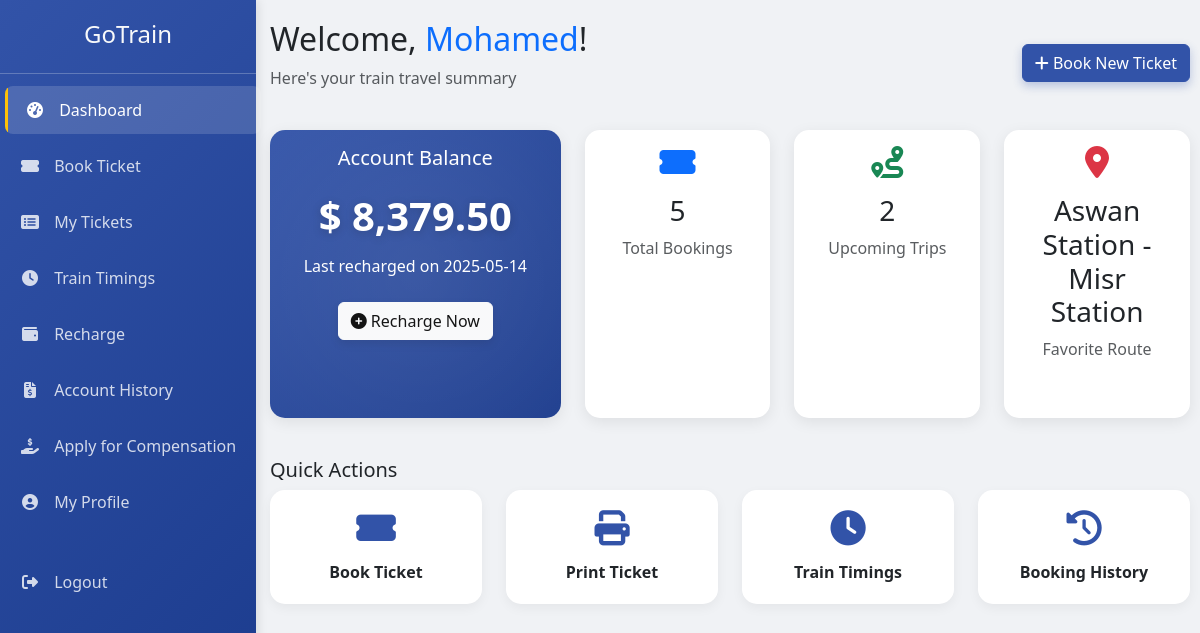
The app's page /views/Dashboard/index.php (signed in) with its own data.
### tables this page shows
CREATE TABLE `users` (
  `user_id` int(11) NOT NULL,
  `username` varchar(100) DEFAULT NULL,
  `email` varchar(100) DEFAULT NULL,
  `password` varchar(255) DEFAULT NULL,
  `balance` decimal(10,2) DEFAULT 0.00,
  `last_recharge_date` date DEFAULT NULL,
  `roleid` int(11) NOT NULL,
  `role` varchar(20) NOT NULL DEFAULT 'user',
  `created_at` timestamp NOT NULL DEFAULT current_timestamp(),
  `updated_at` timestamp NOT NULL DEFAULT current_timestamp() ON UPDATE current_timestamp()
);

### controllers/DashboardController.php (called while the page is built, shortened)
<?php
require_once __DIR__ . '/../models/User.php';
require_once __DIR__ . '/../models/Booking.php';
class DashboardController {
    private User $user;
    private Booking $booking;
    public function __construct(User $user, Booking $booking) {
        $this->user = $user;
        $this->booking = $booking;
    }
    public function index(): void {
        $userId = $_SESSION['user_id'];
        $userData = $this->user->getUserById($userId);
        $stats = [
            'total_bookings' => $this->booking->countTotalBookings($userId),
            'upcoming_trips' => $this->booking->countUpcomingTrips($userId),
            'favorite_route' => $this->user->getFavoriteRoute($userId)
        ];
        $data = [
            'user' => [
                'name' => $this->user->name,
                'balance' => $this->user->balance,
                'last_recharge_date' => $this->user->last_recharge_date
            ],
            'stats' => $stats
        ];
        require_once __DIR__ . '/../views/Dashboard/default.php';
    }
}

### views/Dashboard/index.php (called while the page is built, shortened)
<?php
require_once '../../models/User.php';
require_once '../../models/Booking.php';
require_once '../../controllers/DashboardController.php';
$db = DBController::getInstance()->getConnection();
$userModel = new User($db);
$bookingModel = new Booking($db);
$controller = new DashboardController($userModel, $bookingModel);
$controller->index();
?>

### models/User.php (called while the page is built, shortened)
<?php
class User
{
    private PDO $conn;
    private string $table_name = "users";
    public function __construct(DBController|PDO $db)
    {
        if ($db instanceof DBController) {
            $conn = $db->getConnection();
            if (!$conn instanceof PDO) {
                throw new InvalidArgumentException("DBController did not provide a valid PDO connection to User model.");
            }
            $this->conn = $conn;
        } elseif ($db instanceof PDO) {
            $this->conn = $db;
        } else {
            throw new InvalidArgumentException("User model requires a PDO connection or a DBController that provides one.");
        }
    }
    public function getConnection(): PDO
    {
        return $this->conn;
    }
    public function getUserById(int $id): bool
    {
        $query = "SELECT * FROM " . $this->table_name . " WHERE user_id = ? LIMIT 1";
        try {
            $stmt = $this->conn->prepare($query);
            $stmt->bindParam(1, $id, PDO::PARAM_INT);
            $stmt->execute();
            $row = $stmt->fetch(PDO::FETCH_ASSOC);
            if ($row) {
                $this->name = $row['username'];
                $this->balance = (float)$row['balance'];
                $this->last_recharge_date = $row['last_recharge_date'];
                return true;
            }
            return false;
        } catch (PDOException $e) {
            error_log("User::getUserById - PDOException: " . $e->getMessage() . " for UserID: " . $id);
            return false;
        }
    }
    public function getFavoriteRoute(int $user_id): string
    {
        $query = "SELECT source_station, destination_station, COUNT(*) as count
                 FROM bookings
                 WHERE bookings.user_id = ?
                 AND source_station IS NOT NULL AND destination_station IS NOT NULL
                 GROUP BY bookings.source_station, bookings.destination_station
                 ORDER BY count DESC
                 LIMIT 1";
        try {
            $stmt = $this->conn->prepare($query);
            $stmt->bindParam(1, $user_id, PDO::PARAM_INT);
            $stmt->execute();
            $row = $stmt->fetch(PDO::FETCH_ASSOC);
            if ($row) {
                return $row['source_station'] . ' - ' . $row['destination_station'];
            }
            return "None";
        } catch (PDOException $e) {
            error_log("User::getFavoriteRoute - PDOException: " . $e->getMessage() . " for UserID: " . $user_id);
            return "Error";
        }
    }
}

### models/Booking.php (called while the page is built, shortened)
<?php
class Booking
{
    private $conn;
    private $table_name = "bookings";
    public function __construct($db)
    {
        $this->conn = $db;
    }
    public function countTotalBookings($user_id)
    {
        $query = "SELECT COUNT(*) as total
                  FROM " . $this->table_name . "
                  WHERE user_id = ?";
        $stmt = $this->conn->prepare($query);
        $stmt->bindParam(1, $user_id, PDO::PARAM_INT);
        $stmt->execute();
        $row = $stmt->fetch(PDO::FETCH_ASSOC);
        return $row['total'] ?? 0;
    }
    public function countUpcomingTrips($user_id)
    {
        $query = "SELECT COUNT(*) as total
                  FROM " . $this->table_name . "
                  WHERE user_id = ?
                    AND status = 'Upcoming'
                    AND booking_date >= CURDATE()";
        $stmt = $this->conn->prepare($query);
        $stmt->bindParam(1, $user_id, PDO::PARAM_INT);
        $stmt->execute();
        $row = $stmt->fetch(PDO::FETCH_ASSOC);
        return $row['total'] ?? 0;
    }
}

### views/Dashboard/default.php (the view, shortened to what this page needs)
<!DOCTYPE html>
<html lang="en">
<head>
    <link href="../public/assets/css/bootstrap.css" rel="stylesheet">
    <link href="https://cdnjs.cloudflare.com/ajax/libs/font-awesome/6.4.0/css/all.min.css" rel="stylesheet">
    <link href="https://cdnjs.cloudflare.com/ajax/libs/animate.css/4.1.1/animate.min.css" rel="stylesheet">
    <link rel="stylesheet" href="../public/css/dashboard.css">
</head>
<div class="sidebar">
    <div class="text-center mb-4">
        <h4 class="animate__animated animate__fadeInDown">GoTrain</h4>
    </div>
    <hr class="my-2 bg-light">
    <ul class="nav flex-column">
        <li class="nav-item animate__animated animate__fadeInLeft animate__delay-1s">
            <a class="nav-link active" href="index.php">
                <i class="fas fa-tachometer-alt"></i>
                <span>Dashboard</span>
            </a>
        </li>
        <li class="nav-item animate__animated animate__fadeInLeft animate__delay-1s">
            <a class="nav-link" href="../User/book_ticket.php">
                <i class="fas fa-ticket-alt"></i>
                <span>Book Ticket</span>
            </a>
        </li>
        <li class="nav-item animate__animated animate__fadeInLeft animate__delay-1s">
            <a class="nav-link" href="../ticket/index.php">
                <i class="fas fa-list-alt"></i>
                <span>My Tickets</span>
            </a>
        </li>
        <li class="nav-item animate__animated animate__fadeInLeft animate__delay-1s">
            <a class="nav-link" href="../User/TrainTimings.php">
                <i class="fas fa-clock"></i>
                <span>Train Timings</span>
            </a>
        </li>
        <li class="nav-item animate__animated animate__fadeInLeft animate__delay-1s">
            <a class="nav-link" href="../User/recharge.php">
                <i class="fas fa-wallet"></i>
                <span>Recharge</span>
            </a>
        </li>
        <li class="nav-item animate__animated animate__fadeInLeft animate__delay-1s">
            <a class="nav-link" href="../User/account_history.php">
                <i class="fas fa-file-invoice-dollar"></i>
                <span>Account History</span>
            </a>
        </li>
        <li class="nav-item animate__animated animate__fadeInLeft animate__delay-1s">
            <a class="nav-link" href="../User/apply_compensation.php">
                <i class="fas fa-hand-holding-usd"></i>
                <span>Apply for Compensation</span>
            </a>
        </li>
        <li class="nav-item animate__animated animate__fadeInLeft animate__delay-2s">
            <a class="nav-link" href="../User/my_profile.php">
                <i class="fas fa-user-circle"></i>
                <span>My Profile</span>
            </a>
        </li>
        <li class="nav-item mt-4 animate__animated animate__fadeInLeft animate__delay-2s">
            <a class="nav-link" href="../auth/login.php">
                <i class="fas fa-sign-out-alt"></i>
                <span>Logout</span>
            </a>
        </li>
    </ul>
</div>
<div class="main-content">
    <div class="d-flex justify-content-between align-items-center mb-4 welcome-text">
        <div>
            <h2 class="animate__animated animate__fadeIn">Welcome, <span id="userName" class="text-primary"><?= htmlspecialchars($data['user']['name']) ?></span>!</h2>
            <p class="text-muted animate__animated animate__fadeIn animate__delay-1s">Here's your train travel summary</p>
        </div>
        <div class="animate__animated animate__fadeIn animate__delay-2s">
            <a class="nav-link" href="../User/book_ticket.php">
                <button class="btn btn-primary">
                    <i class="fas fa-plus"></i> Book New Ticket
                </button>
            </a>
        </div>
    </div>
    <div class="row mb-4">
        <div class="col-lg-4 mb-3">
            <div class="card balance-card h-100 animate-delay-1">
                <div class="card-body text-center">
                    <h5>Account Balance</h5>
                    <div class="balance-amount mt-3 mb-2">$ <span id="accountBalance"><?= number_format($data['user']['balance'], 2) ?></span></div>
                    <p>Last recharged on <span id="lastRecharge"><?= $data['user']['last_recharge_date'] ?></span></p>
                    <a class="nav-link" href="../User/recharge.php">
                        <button class="btn btn-light mt-2">
                            <i class="fas fa-plus-circle"></i> Recharge Now
                        </button>
                    </a>
                </div>
            </div>
        </div>
        <div class="col-lg-8">
            <div class="row">
                <div class="col-md-4 mb-3">
                    <div class="card h-100 animate-delay-2">
                        <div class="card-body text-center">
                            <i class="fas fa-ticket-alt text-primary mb-3" style="font-size: 2rem;"></i>
                            <h3 id="totalBookings" class="counter"><?= $data['stats']['total_bookings'] ?></h3>
                            <p class="text-muted">Total Bookings</p>
                        </div>
                    </div>
                </div>
                <div class="col-md-4 mb-3">
                    <div class="card h-100 animate-delay-3">
                        <div class="card-body text-center">
                            <i class="fas fa-route text-success mb-3" style="font-size: 2rem;"></i>
                            <h3 id="upcomingTrips" class="counter"><?= $data['stats']['upcoming_trips'] ?></h3>
                            <p class="text-muted">Upcoming Trips</p>
                        </div>
                    </div>
                </div>
                <div class="col-md-4 mb-3">
                    <div class="card h-100 animate-delay-4">
                        <div class="card-body text-center">
                            <i class="fas fa-map-marker-alt text-danger mb-3" style="font-size: 2rem;"></i>
                            <h3 id="favoriteRoute"><?= $data['stats']['favorite_route'] ?></h3>
                            <p class="text-muted">Favorite Route</p>
                        </div>
                    </div>
                </div>
            </div>
        </div>
    </div>
    <div class="row mb-4">
        <div class="col-12">
            <h5 class="animate__animated animate__fadeIn">Quick Actions</h5>
        </div>
        <div class="col-md-3 col-6 mb-3">
            <div class="quick-action animate-delay-1">
                <a class="nav-link" href="../User/book_ticket.php">
                    <i class="fas fa-ticket-alt"></i>
                    <p>Book Ticket</p>
                </a>
            </div>
        </div>
        <div class="col-md-3 col-6 mb-3">
            <div class="quick-action animate-delay-2">
                <a class="nav-link" href="../ticket/index.php">
                    <i class="fas fa-print"></i>
                    <p>Print Ticket</p>
                </a>
            </div>
        </div>
        <div class="col-md-3 col-6 mb-3">
            <div class="quick-action animate-delay-3">
                <a class="nav-link" href="../User/TrainTimings.php">
                    <i class="fas fa-clock"></i>
                    <p>Train Timings</p>
                </a>
            </div>
        </div>
        <div class="col-md-3 col-6 mb-3">
            <div class="quick-action animate-delay-4">
                <a class="nav-link" href="../ticket/index.php">
                    <i class="fas fa-history"></i>
                    <p>Booking History</p>
                </a>
            </div>
        </div>
    </div>
    </body>
</html>

### records on screen
users: username "Mohamed", balance "8,379.50", last_recharge_date "2025-05-14"

### other values on screen
$data['stats']['total_bookings'] "5"
$data['stats']['upcoming_trips'] "2"
$data['stats']['favorite_route'] "Aswan Station - Misr Station"
